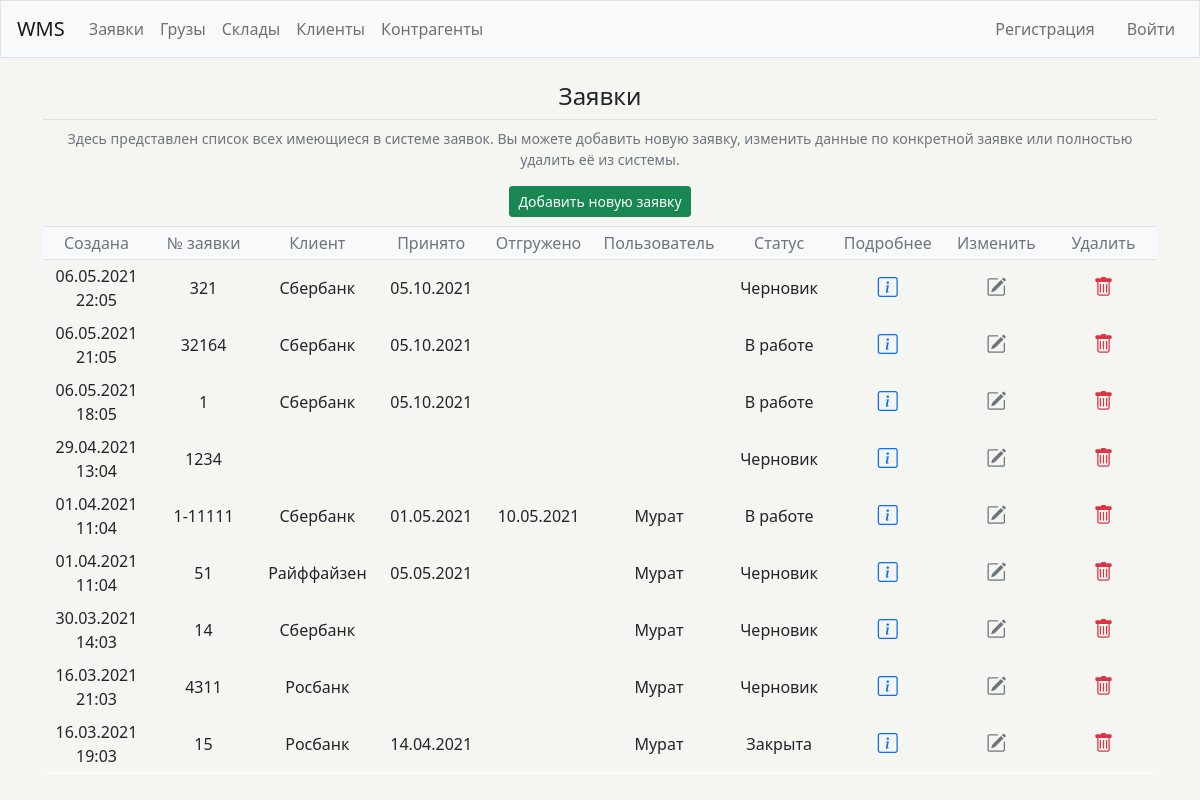
Screenshot of /orders/ with the database file from the repository.
### wms/models.py (models this page shows, shortened)
class Order(models.Model):
    logistic_order = models.CharField(max_length=200)
    client = models.ForeignKey(Client, on_delete=models.SET_NULL, blank=True, null=True)
    customer = models.ForeignKey(Customer, on_delete=models.SET_NULL, blank=True, null=True)
    storage = models.ForeignKey(Storage, on_delete=models.SET_NULL, null=True)
    status = models.CharField(
        max_length=10,
        choices=OrderStatus.choices,
        default=OrderStatus.draft,
    )
    date_in = models.DateField('Дата приема', blank=True, null=True)
    date_out = models.DateField('Дата отгрузки', blank=True, null=True)
    driver = models.CharField(max_length=200, blank=True, null=True)
    driver_car = models.CharField(max_length=200, blank=True, null=True)
    storage_order = models.CharField(max_length=200, blank=True, null=True)
    date_created = models.DateTimeField('date published', auto_now_add=True)

class Client(models.Model):
    name = models.CharField(max_length=200)
    pub_date = models.DateTimeField('date published', auto_now_add=True)
    def __str__(self):
        return self.name

class Customer(models.Model):
    user = models.ForeignKey(User, on_delete=models.SET_NULL, null=True)
    name = models.CharField(max_length=200, blank=True)
    post = models.CharField(max_length=200, blank=True)
    phone = models.CharField(max_length=200, blank=True)
    email = models.CharField(max_length=200, blank=True)
    profile_pic = models.CharField(max_length=200, blank=True)
    date_created = models.DateTimeField('date published', auto_now_add=True)
    def __str__(self):
        return self.name

### wms/views.py (the view)
# urls.py: path('orders/', views.orders, name='orders'),
def orders(request):
    orders = Order.objects.all().order_by('-date_created')
    context = {'orders': orders}
    return render(request, 'wms/orders.html', context)

### wms/templates/wms/orders.html
{% extends "wms/base.html" %}
{% block page_header %}
  <h4 class="text-center fw-normal">Заявки</h4>
{% endblock page_header %}
{% block content %}
<p class="d-flex justify-content-center form-text text-center">Здесь представлен список всех имеющиеся в системе заявок. Вы можете добавить новую заявку, изменить данные по конкретной заявке или полностью удалить её из системы.</p>
<div class="d-flex justify-content-center">
  <a class="btn btn-success btn-sm mb-2 fw-normal" href="{% url 'wms:new_order' %}">Добавить новую заявку</a>
</div>
<table class="table table-sm table-hover table-responsive table-borderless w-100 d-block table-bordered border-light caption">
  <thead class="table-light text-center text-muted">
    <tr>
      <th class="align-middle fw-normal">Создана</th>
      <th class="align-middle fw-normal">№ заявки</th>
      <th class="align-middle fw-normal">Клиент</th>
      <th class="align-middle fw-normal">Принято</th>
      <th class="align-middle fw-normal">Отгружено</th>
      <th class="align-middle fw-normal">Пользователь</th>
      <th class="align-middle fw-normal">Статус</th>
      <th class="align-middle fw-normal">Подробнее</th>
      <th class="align-middle fw-normal">Изменить</th>
      <th class="align-middle fw-normal">Удалить</th>
    </tr>
  </thead>
  <tbody>
    {% for order in orders %}
      <tr class="text-center fw-normal">
        <td class="col-1 align-middle">{{ order.date_created|date:'d.m.Y H:m' }}</td>
        <td class="col-1 align-middle">{{ order.logistic_order }}</td>
        {% if order.client == None %}
        <td class="col-1 align-middle"></td>
        {% else %}
        <td class="col-1 align-middle">{{ order.client }}</td>
        {% endif %}
        <td class="col-1 align-middle">{{ order.date_in|date:'d.m.Y' }}</td>
        <td class="col-1 align-middle">{{ order.date_out|date:'d.m.Y' }}</td>
        {% if order.customer == None %}
        <td class="col-1 text-break align-middle"></td>
        {% else %}
        <td class="col-1 text-break align-middle">{{ order.customer }}</td>
        {% endif %}
        <td class="col-1 text-center align-middle">{{ order.status }}</td>
        <td class="col-1 text-center align-middle">
          <a class="link-primary" href="{% url 'wms:order' order.id %}"><i class="bi bi-info-square fs-5" title="Подробнее"></i></a>
        </td>
        <td class="col-1 text-center align-middle">
          <a class="link-secondary" href="{% url 'wms:update_order' order.id %}"><i class="bi bi-pencil-square fs-5" title="Изменить"></i></a>
        </td>
        <td class="col-1 text-center align-middle">
          <a class="link-danger" href="{% url 'wms:delete_order' order.id %}"><i class="bi bi-trash fs-5" title="Удалить"></i></a>
        </td>
      </tr>
    {% empty %}
      <tr class="col-12">
        <td>Не добавлено ни одной заявки. Добавьте первую заявку.</td>
      </tr>
    {% endfor %}
  </tbody>
</table>
{% endblock content %}

### rows the page displays
Order: date_created "06.05.2021 22:05", logistic_order "321", client "Сбербанк", date_in "05.10.2021", status "Черновик"
Order: date_created "06.05.2021 21:05", logistic_order "32164", client "Сбербанк", date_in "05.10.2021", status "В работе"
Order: date_created "06.05.2021 18:05", logistic_order "1", client "Сбербанк", date_in "05.10.2021", status "В работе"
Order: date_created "29.04.2021 13:04", logistic_order "1234", status "Черновик"
Order: date_created "01.04.2021 11:04", logistic_order "1-11111", client "Сбербанк", date_in "01.05.2021", date_out "10.05.2021", customer "Мурат", status "В работе"
Order: date_created "01.04.2021 11:04", logistic_order "51", client "Райффайзен", date_in "05.05.2021", customer "Мурат", status "Черновик"
Order: date_created "30.03.2021 14:03", logistic_order "14", client "Сбербанк", customer "Мурат", status "Черновик"
Order: date_created "16.03.2021 21:03", logistic_order "4311", client "Росбанк", customer "Мурат", status "Черновик"
Order: date_created "16.03.2021 19:03", logistic_order "15", client "Росбанк", date_in "14.04.2021", customer "Мурат", status "Закрыта"
